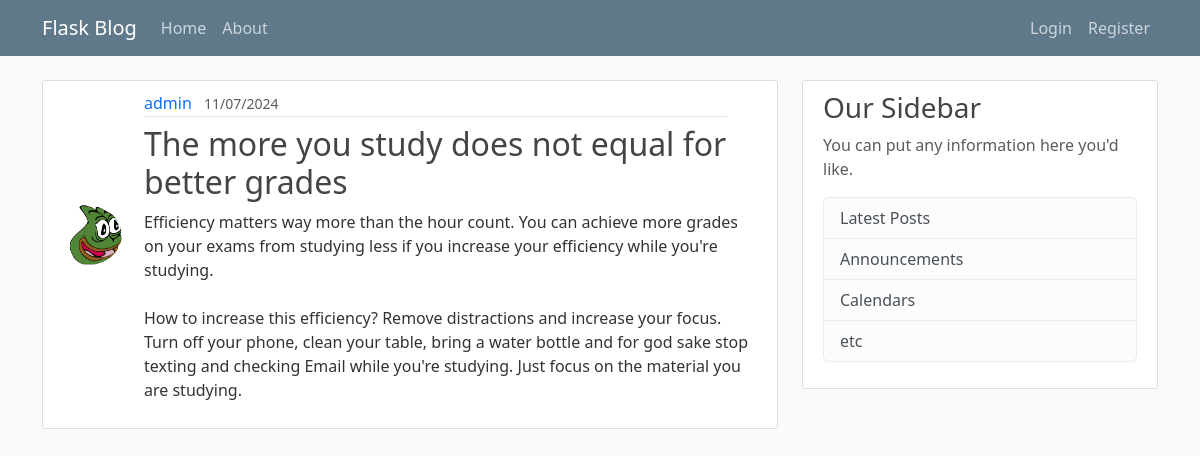
The app's page /post/4 with its own data.
### flaskpro/models.py (models this page shows, shortened)
class User(db.Model, UserMixin):
    id = db.Column(db.Integer, primary_key=True)
    username = db.Column(db.String(20), unique=True, nullable=False)
    email = db.Column(db.String(30), unique=True, nullable=False)
    image_file = db.Column(db.String(20), nullable=False, default='default.jpg')
    password = db.Column(db.String(60), nullable=False)
    posts = db.relationship('Post', backref='author', lazy=True)

class Post(db.Model):
    id = db.Column(db.Integer, primary_key=True)
    title = db.Column(db.String(100), nullable=False)
    time_posted = db.Column(db.DateTime, nullable=False, default=datetime.now(timezone.utc))#
    content = db.Column(db.Text, nullable=False)
    user_id = db.Column(db.Integer, db.ForeignKey('user.id'), nullable=False)

### flaskpro/routes.py (the view)
@app.route("/post/<int:post_id>")
def post(post_id):
    post = Post.query.get_or_404(post_id)
    return render_template('post.html', title=post.title, post=post)

### flaskpro/templates/post.html (shortened to what this page needs)
{% extends 'layout.html'%}
{% block content%}
    <article class="media content-section">
        <img  class="rounded-circle article-img" src="{{ url_for('static', filename='Pictures/' + post.author.image_file) }}">
        <div class="media-body">
            <div class="article-metadata">
                <a class="mr-2" href="#">{{ post.author.username }}</a>
                <small class="text-muted m-2">{{ post.time_posted.strftime("%d/%m/%Y") }}</small>
            </div>
            <h2 class="article-title">{{ post.title }}</h2>
            <p class="article-content">{{ post.content }}</p>
        </div>
    </article>
{% endblock %}

### flaskpro/static/main.css (style rules this page uses)
body { background: #fafafa; color: #333333; margin-top: 5rem; }
h1, h2, h3, h4, h5, h6 { color: #444444; }
.content-section { background: #ffffff; padding: 10px 20px; border: 1px solid #dddddd; border-radius: 3px; margin-bottom: 20px; }
.article-title { color: #444444; }
a,article:link { text-decoration: none; }
.article-content { white-space: pre-line; }
.article-img { height: 65px; width: 65px; margin-right: 16px; margin-top: -40px; }
.article-metadata { padding-bottom: 1px; margin-right: 30px; margin-bottom: 8px; border-bottom: 1px solid #e3e3e3 }
.media { display: flex; align-items: center; }

### records on screen
User: image_file (placeholder picture), author.username "admin"
Post: time_posted "11/07/2024", title "The more you study does not equal for better grades", content "Efficiency matters way more than the hour count. You can achieve more grades on your exams from studying less if you increase your efficiency while you're studying. How to increase this efficiency? Remove distractions and increase your focus. Turn off your phone, clean your table, bring a water bottle and for god sake stop texting and checking Email while you're studying. Just focus on the material you are studying."
